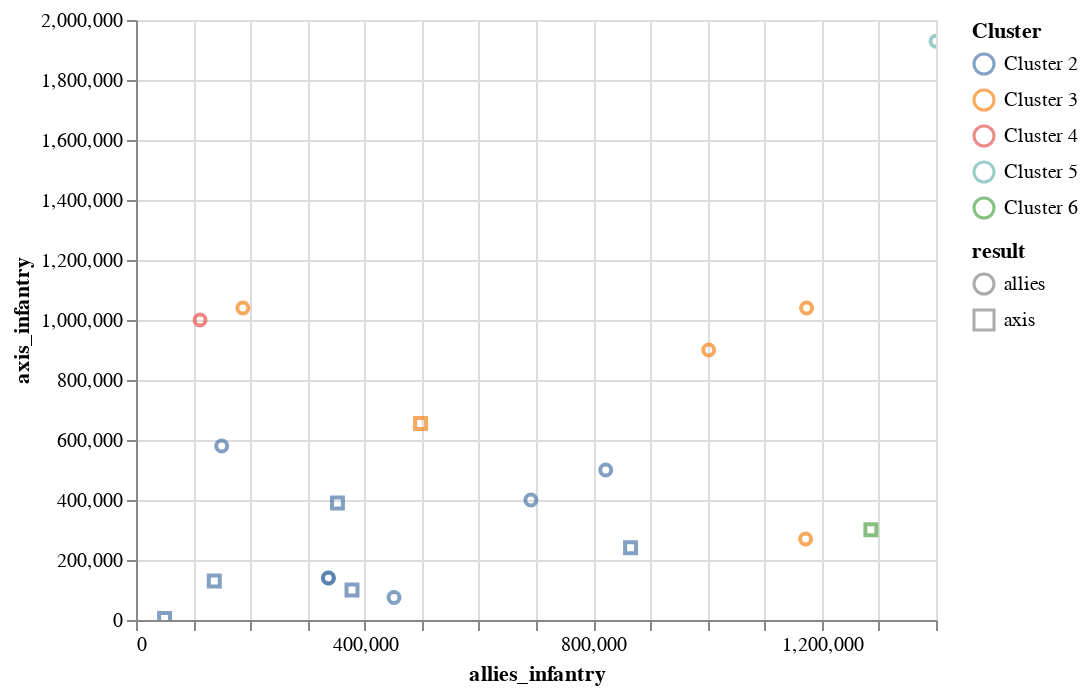

Here is the notebook cell this chart was saved with:
### Code cell
c.encode(color=alt.Color('label 2:N', legend=alt.Legend(title='Cluster')))

### Figure 1 — Vega-Lite specification as saved in the notebook (floating-point values rounded to 4 significant figures)
{"$schema": "https://vega.github.io/schema/vega-lite/v3.3.0.json", "config": {"mark": {"tooltip": null}, "view": {"height": 300, "width": 400}}, "data": {"name": "data-c7bc03f0611f3c4a520883eaf87a2bc7"}, "datasets": {"data-c7bc03f0611f3c4a520883eaf87a2bc7": [{"allies_guns": 16, "allies_infantry": 50000, "allies_tanks": 58, "axis_guns": 109, "axis_infantry": 5000, "axis_tanks": 498, "label": "Cluster 5", "label 2": "Cluster 2", "name": "Battle of Jordanów", "result": "axis", "start": "1939-09-01T00:00:00"}, {"allies_guns": 5573, "allies_infantry": 498000, "allies_tanks": 1393, "axis_guns": 7673, "axis_infantry": 655000, "axis_tanks": 1389, "label": "Cluster 3", "label 2": "Cluster 3", "name": "Baltic Operation", "result": "axis", "start": "1941-06-01T00:00:00"}, {"allies_guns": 4600, "allies_infantry": 352500, "allies_tanks": 500, "axis_guns": 700, "axis_infantry": 390000, "axis_tanks": 50, "label": "Cluster 5", "label 2": "Cluster 2", "name": "Operation Iskra", "result": "axis", "start": "1943-01-01T00:00:00"}, {"allies_guns": 7600, "allies_infantry": 1400000, "allies_tanks": 3232, "axis_guns": 14000, "axis_infantry": 1929406, "axis_tanks": 2470, "label": "Cluster 6", "label 2": "Cluster 5", "name": "Battle of Moscow", "result": "allies", "start": "1941-10-01T00:00:00"}, {"allies_guns": 13451, "allies_infantry": 187000, "allies_tanks": 894, "axis_guns": 10250, "axis_infantry": 1040000, "axis_tanks": 500, "label": "Cluster 3", "label 2": "Cluster 3", "name": "Battle of Stalingrad", "result": "allies", "start": "1942-08-01T00:00:00"}, {"allies_guns": 13451, "allies_infantry": 1173500, "allies_tanks": 894, "axis_guns": 3000, "axis_infantry": 1040000, "axis_tanks": 950, "label": "Cluster 4", "label 2": "Cluster 3", "name": "Operation Uranus", "result": "allies", "start": "1942-11-01T00:00:00"}, {"allies_guns": 26379, "allies_infantry": 1286000, "allies_tanks": 2409, "axis_guns": 5500, "axis_infantry": 300700, "axis_tanks": 625, "label": "Cluster 2", "label 2": "Cluster 6", "name": "Operation Kutuzov", "result": "axis", "start": "1943-07-01T00:00:00"}, {"allies_guns": 5300, "allies_infantry": 336700, "allies_tanks": 924, "axis_guns": 242, "axis_infantry": 140000, "axis_tanks": 318, "label": "Cluster 5", "label 2": "Cluster 2", "name": "Korsun Pocket", "result": "allies", "start": "1944-01-01T00:00:00"}, {"allies_guns": 8890, "allies_infantry": 691000, "allies_tanks": 670, "axis_guns": 3500, "axis_infantry": 400000, "axis_tanks": 450, "label": "Cluster 2", "label 2": "Cluster 2", "name": "Uman-Botoshany Offensive", "result": "allies", "start": "1944-03-01T00:00:00"}, {"allies_guns": 4600, "allies_infantry": 822000, "allies_tanks": 550, "axis_guns": 2389, "axis_infantry": 500000, "axis_tanks": 146, "label": "Cluster 2", "label 2": "Cluster 2", "name": "Leningrad–Novgorod Offensive", "result": "allies", "start": "1944-01-01T00:00:00"}, {"allies_guns": 5300, "allies_infantry": 336700, "allies_tanks": 524, "axis_guns": 242, "axis_infantry": 140000, "axis_tanks": 318, "label": "Cluster 5", "label 2": "Cluster 2", "name": "Korsun-Cherkassy Pocket", "result": "allies", "start": "1944-01-01T00:00:00"}, {"allies_guns": 10500, "allies_infantry": 451500, "allies_tanks": 800, "axis_guns": 1930, "axis_infantry": 75000, "axis_tanks": 110, "label": "Cluster 5", "label 2": "Cluster 2", "name": "Vyborg–Petrozavodsk Offensive", "result": "allies", "start": "1944-06-01T00:00:00"}, {"allies_guns": 11265, "allies_infantry": 1002200, "allies_tanks": 1979, "axis_guns": 6300, "axis_infantry": 900000, "axis_tanks": 900, "label": "Cluster 4", "label 2": "Cluster 3", "name": "Lvov–Sandomierz Offensive", "result": "allies", "start": "1944-07-01T00:00:00"}, {"allies_guns": 3241, "allies_infantry": 378000, "allies_tanks": 1000, "axis_guns": 2000, "axis_infantry": 100000, "axis_tanks": 350, "label": "Cluster 5", "label 2": "Cluster 2", "name": "Battle of the Dukla Pass", "result": "axis", "start": "1944-09-01T00:00:00"}, {"allies_guns": 2100, "allies_infantry": 150000, "allies_tanks": 125, "axis_guns": 3640, "axis_infantry": 580000, "axis_tanks": 520, "label": "Cluster 3", "label 2": "Cluster 2", "name": "Belgrade Offensive", "result": "allies", "start": "1944-09-01T00:00:00"}, {"allies_guns": 10238, "allies_infantry": 865506, "allies_tanks": 825, "axis_guns": 3500, "axis_infantry": 240952, "axis_tanks": 293, "label": "Cluster 2", "label 2": "Cluster 2", "name": "Battle of Debrecen", "result": "axis", "start": "1944-10-01T00:00:00"}, {"allies_guns": 5200, "allies_infantry": 137000, "allies_tanks": 528, "axis_guns": 4000, "axis_infantry": 130000, "axis_tanks": 108, "label": "Cluster 5", "label 2": "Cluster 2", "name": "Battle of Königsberg", "result": "axis", "start": "1945-01-01T00:00:00"}, {"allies_guns": 5425, "allies_infantry": 1171800, "allies_tanks": 1600, "axis_guns": 434, "axis_infantry": 270000, "axis_tanks": 772, "label": "Cluster 2", "label 2": "Cluster 3", "name": "Vienna Offensive", "result": "allies", "start": "1945-04-01T00:00:00"}, {"allies_guns": 2625, "allies_infantry": 112143, "allies_tanks": 587, "axis_guns": 16934, "axis_infantry": 1000000, "axis_tanks": 3059, "label": "Cluster 3", "label 2": "Cluster 4", "name": "Battle of the Seelow Heights", "result": "allies", "start": "1945-04-01T00:00:00"}]}, "encoding": {"color": {"field": "label 2", "legend": {"title": "Cluster"}, "type": "nominal"}, "shape": {"field": "result", "type": "nominal"}, "tooltip": [{"field": "allies_infantry", "type": "quantitative"}, {"field": "axis_infantry", "type": "quantitative"}, {"field": "allies_tanks", "type": "quantitative"}, {"field": "axis_tanks", "type": "quantitative"}, {"field": "allies_guns", "type": "quantitative"}, {"field": "axis_guns", "type": "quantitative"}, {"field": "label", "type": "nominal"}, {"field": "name", "type": "nominal"}, {"field": "result", "type": "nominal"}, {"field": "start", "type": "temporal"}], "x": {"field": "allies_infantry", "type": "quantitative"}, "y": {"field": "axis_infantry", "type": "quantitative"}}, "mark": "point", "selection": {"selector002": {"bind": "scales", "encodings": ["x", "y"], "type": "interval"}}}
